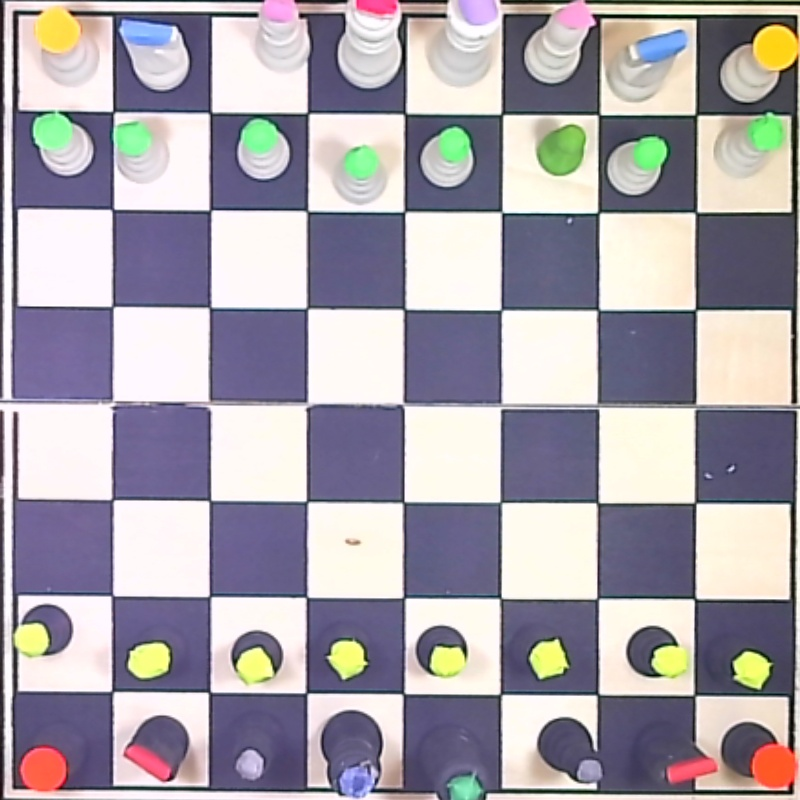
#> input picture baseline.jpg, 800 x 800 px, given in place of the camera
$ python capture_square.py
#> lines starting #> are read from the running program, lines starting #| are printed output that depends on the picture; after the words box and inside, x2 and y2 are one past the last pixel; in counts of white or black regions, pixels touching at a corner belong together
import cv2
import os
import json
import numpy as np

CELL = 100
OUT = "data/train"

# Define ALL labels (must match training)
LABELS = [
    # Must match class_mapping.json ordering exactly
    "empty",
    "wb",
    "wn",
    "wp",
    "wr"
]

# Create directories
os.makedirs(OUT, exist_ok=True)
for label in LABELS:
    os.makedirs(os.path.join(OUT, label), exist_ok=True)

# Count existing images
counters = {}
for label in LABELS:
    folder = os.path.join(OUT, label)
    existing = [f for f in os.listdir(folder) if f.endswith(".png")]
    counters[label] = len(existing)
    print(f"{label}: {counters[label]} images")

# Load board transform
with open("board_transform.json") as f:
#> (reads board_transform.json from the repository)
    d = json.load(f)
M = np.array(d["M"], np.float32)
size = tuple(d["size"])

cap = cv2.VideoCapture(0)

current_label = "wp"
selected_square = None

def on_click(event, x, y, flags, param):
    global selected_square
    if event == cv2.EVENT_LBUTTONDOWN:
        col = x // CELL
        row = y // CELL
        if 0 <= row < 8 and 0 <= col < 8:
            selected_square = (row, col)
            print(f"Selected square: row={row}, col={col}")

cv2.namedWindow("board")
cv2.setMouseCallback("board", on_click)

print("\n" + "="*50)
print("CONTROLS:")
print("  1: wb (white bishop)")
print("  2: wn (white knight)")
print("  3: wp (white pawn)")
print("  4: wr (white rook)")
print("  5: empty")
print("  SPACE: Save selected square")
print("  E: Save ALL empty squares")
print("  S: Save all squares of current label")
print("  Q: Quit")
print("="*50)

while True:
    ret, frame = cap.read()
#> frame is the input picture: shape (800, 800, 3); mean B, G, R 170, 162.1, 167.5
    if not ret:
        continue

    # Apply perspective transform
    warped = cv2.warpPerspective(frame, M, size)
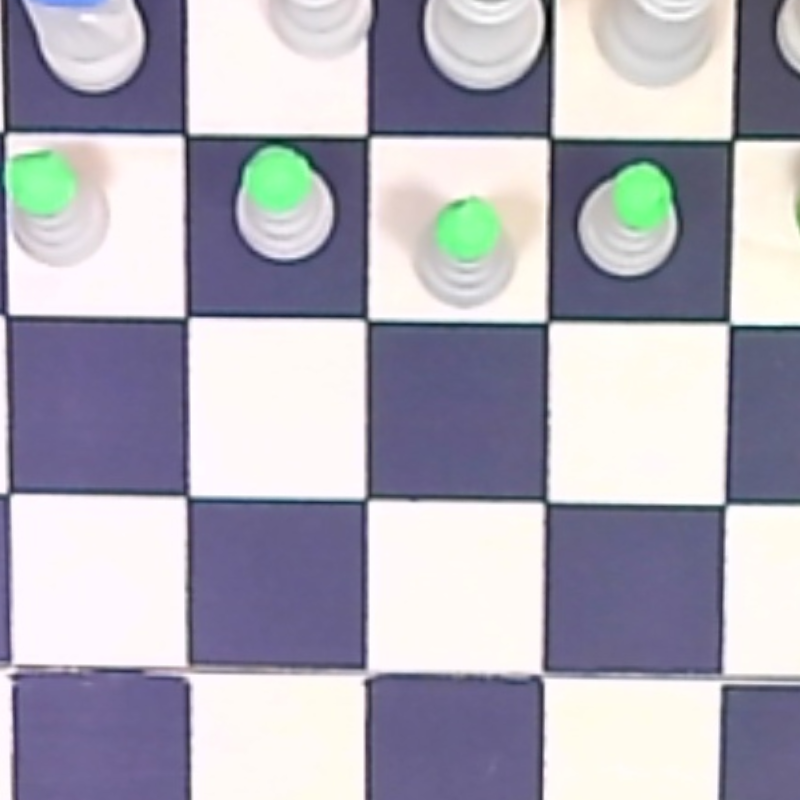
#> warped: shape (800, 800, 3); mean B, G, R 184.5, 172.1, 174
    display = warped.copy()

    # Draw grid
    for r in range(8):
        for c in range(8):
            color = (220, 220, 220) if (r + c) % 2 == 0 else (100, 100, 100)
            cv2.rectangle(display, (c*CELL, r*CELL),
                         ((c+1)*CELL, (r+1)*CELL), color, -1)
            cv2.rectangle(display, (c*CELL, r*CELL),
                         ((c+1)*CELL, (r+1)*CELL), (50, 50, 50), 1)
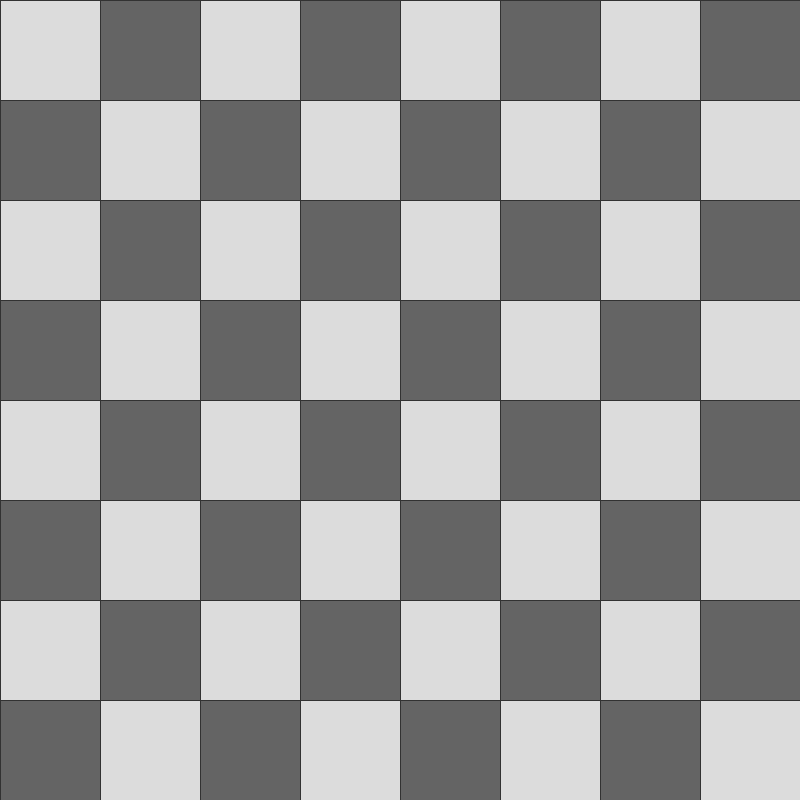
#> display: shape (800, 800, 3); min 50, max 220, mean 157.8

    # Add original board overlay
    overlay = cv2.addWeighted(warped, 0.3, display, 0.7, 0)
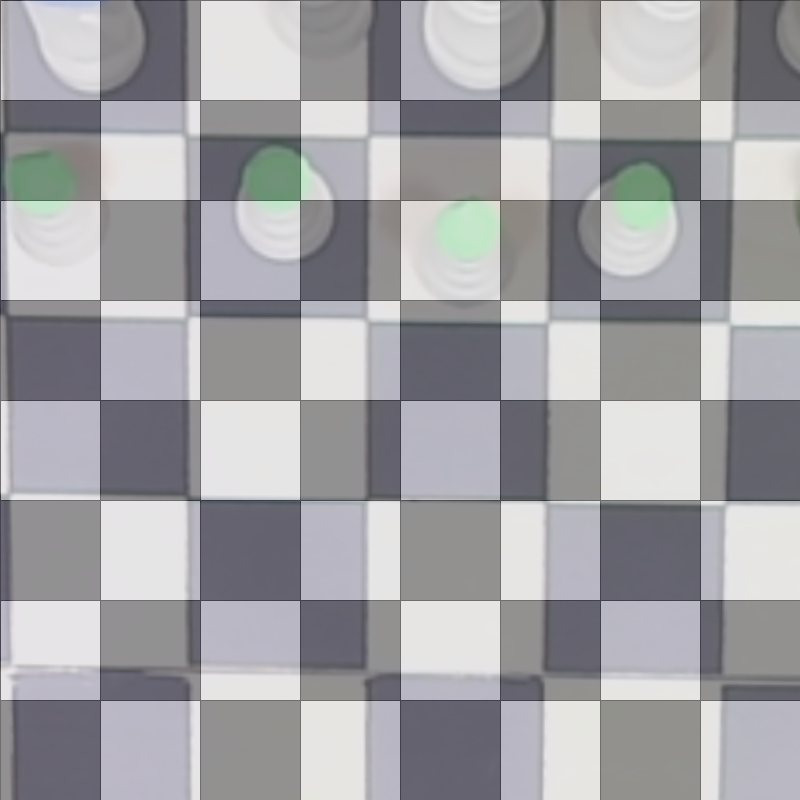
#> overlay: shape (800, 800, 3); mean B, G, R 165.8, 162.1, 162.5

    # Highlight selected square
    if selected_square:
        r, c = selected_square
        cv2.rectangle(overlay, (c*CELL, r*CELL),
                     ((c+1)*CELL, (r+1)*CELL), (0, 255, 0), 3)

    # Show current label
    cv2.putText(overlay, f"Label: {current_label}", (10, 30),
                cv2.FONT_HERSHEY_SIMPLEX, 0.7, (0, 0, 255), 2)
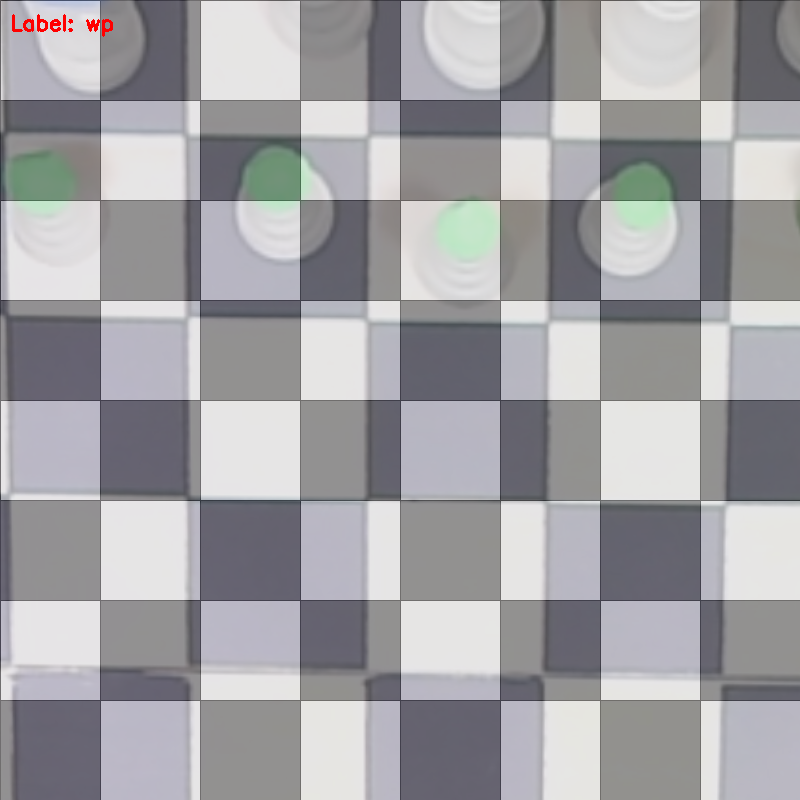
#> overlay: shape (800, 800, 3); 0.11% of pixels changed, all inside (x1, y1, x2, y2) = (12, 14, 113, 37)

    cv2.imshow("board", overlay)

    k = cv2.waitKey(1) & 0xFF
#> (key q is pressed here)

    if k == ord('q'):
        break

    # Label selection (match LABELS order)
    key_to_label = {
        ord('1'): "wb",
        ord('2'): "wn",
        ord('3'): "wp",
        ord('4'): "wr",
        ord('5'): "empty"
    }

    if k in key_to_label:
        current_label = key_to_label[k]
        print(f"Selected label: {current_label}")

    # Save single square
    if k == ord(' '):
        if selected_square is None:
            print("ERROR: No square selected! Click on a square first.")
            continue

        r, c = selected_square
        # Crop with padding
        pad = int(CELL * 0.1)
        crop = warped[
            max(0, r*CELL + pad):min(8*CELL, (r+1)*CELL - pad),
            max(0, c*CELL + pad):min(8*CELL, (c+1)*CELL - pad)
        ]

        if crop.size == 0:
            print("ERROR: Invalid crop!")
            continue

        # Resize to consistent size (match training / inference)
        crop = cv2.resize(crop, (100, 100))

        idx = counters[current_label]
        path = f"{OUT}/{current_label}/{current_label}_{idx:04d}.png"
        cv2.imwrite(path, crop)
        counters[current_label] += 1
        print(f"Saved: {path}")

    # Save all empty squares
    if k == ord('e'):
        print("Saving empty squares...")
        for r in range(8):
            for c in range(8):
                pad = int(CELL * 0.1)
                crop = warped[
                    max(0, r*CELL + pad):min(8*CELL, (r+1)*CELL - pad),
                    max(0, c*CELL + pad):min(8*CELL, (c+1)*CELL - pad)
                ]

                if crop.size == 0:
                    continue

                crop = cv2.resize(crop, (100, 100))
                idx = counters["empty"]
                path = f"{OUT}/empty/empty_{idx:04d}.png"
                cv2.imwrite(path, crop)
                counters["empty"] += 1
        print(f"Saved {64} empty squares")

    # Save all squares of current label
    if k == ord('s'):
        if current_label == "empty":
            print("Use 'E' for empty squares")
            continue

        print(f"Saving all squares with label {current_label}...")
        for r in range(8):
            for c in range(8):
                pad = int(CELL * 0.1)
                crop = warped[
                    max(0, r*CELL + pad):min(8*CELL, (r+1)*CELL - pad),
                    max(0, c*CELL + pad):min(8*CELL, (c+1)*CELL - pad)
                ]

                if crop.size == 0:
                    continue

                crop = cv2.resize(crop, (100, 100))
                idx = counters[current_label]
                path = f"{OUT}/{current_label}/{current_label}_{idx:04d}.png"
                cv2.imwrite(path, crop)
                counters[current_label] += 1
        print(f"Saved 64 {current_label} squares")

cap.release()
cv2.destroyAllWindows()
